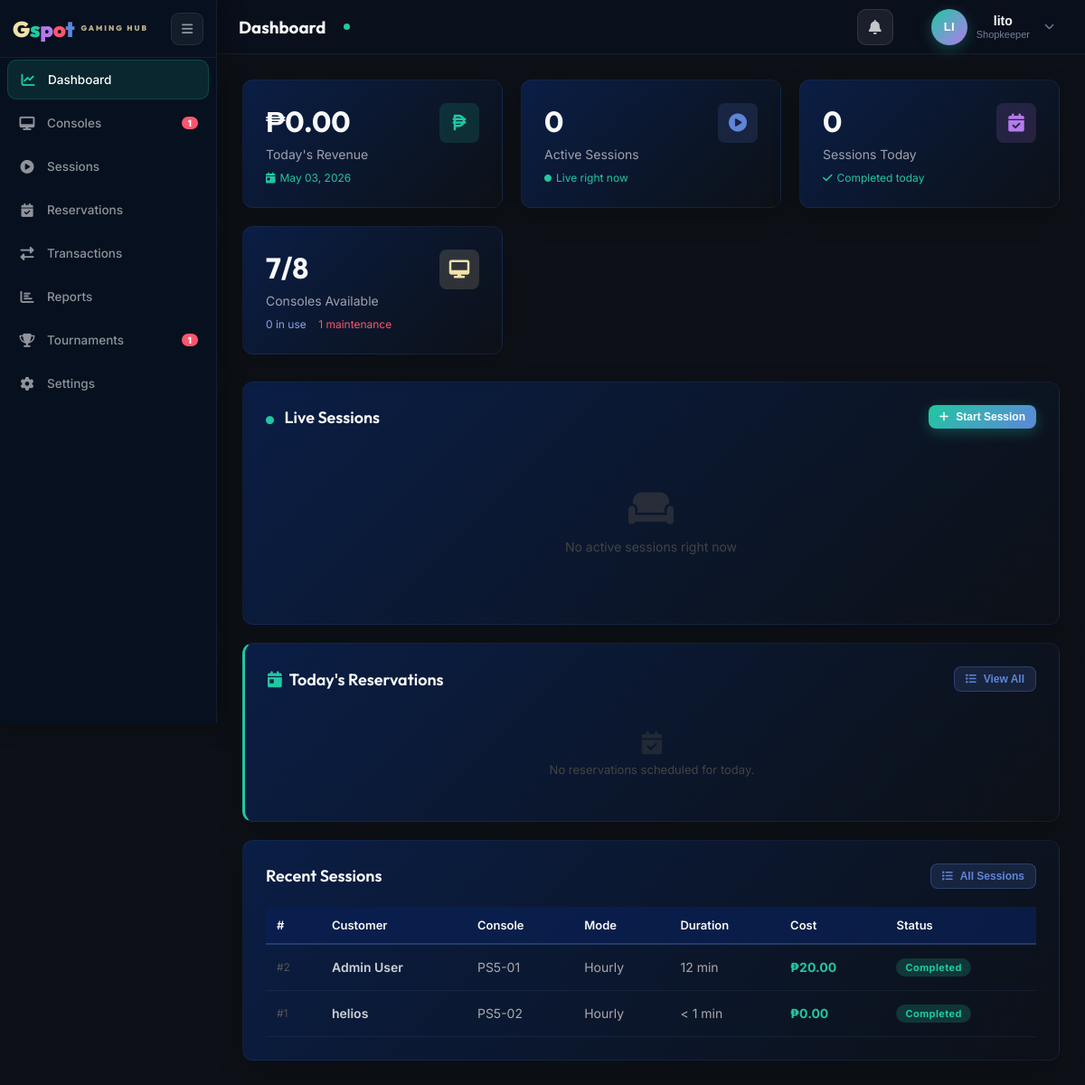
Screenshot of /admin.php (signed in) with the database file from the repository.
### tables this page shows
CREATE TABLE `gaming_sessions` (
  `session_id` int(11) NOT NULL,
  `user_id` int(11) NOT NULL,
  `console_id` int(11) NOT NULL,
  `rental_mode` enum('hourly','open_time','unlimited') NOT NULL,
  `planned_minutes` int(11) DEFAULT NULL,
  `start_time` datetime NOT NULL DEFAULT current_timestamp(),
  `end_time` datetime DEFAULT NULL,
  `duration_minutes` int(11) DEFAULT NULL,
  `hourly_rate` decimal(10,2) NOT NULL DEFAULT 0.00,
  `total_cost` decimal(10,2) DEFAULT NULL,
  `status` enum('active','completed','cancelled') NOT NULL DEFAULT 'active',
  `payment_status` enum('paid','unpaid','partial') DEFAULT NULL,
  `created_by` int(11) NOT NULL,
  `created_at` datetime NOT NULL DEFAULT current_timestamp(),
  `extended_minutes` int(11) NOT NULL DEFAULT 0 COMMENT 'Total minutes added via approved extensions'
);

CREATE TABLE `users` (
  `user_id` int(11) NOT NULL,
  `email` varchar(100) NOT NULL,
  `password_hash` varchar(255) NOT NULL,
  `full_name` varchar(100) NOT NULL,
  `phone` varchar(20) DEFAULT NULL,
  `role` enum('customer','shopkeeper','owner','walkin') NOT NULL DEFAULT 'customer',
  `status` enum('active','inactive') NOT NULL DEFAULT 'active',
  `email_verified` tinyint(1) NOT NULL DEFAULT 0,
  `verification_token` varchar(64) DEFAULT NULL,
  `verification_expires` datetime DEFAULT NULL,
  `reset_token` varchar(64) DEFAULT NULL,
  `reset_expires` datetime DEFAULT NULL,
  `created_at` datetime NOT NULL DEFAULT current_timestamp(),
  `consecutive_cancellations` tinyint(3) UNSIGNED NOT NULL DEFAULT 0,
  `reservation_banned_until` datetime DEFAULT NULL
);

CREATE TABLE `consoles` (
  `console_id` int(11) NOT NULL,
  `console_name` varchar(50) NOT NULL,
  `console_type` enum('PS5','PS4','Xbox Series X') NOT NULL,
  `unit_number` varchar(10) NOT NULL,
  `status` enum('available','in_use','maintenance') NOT NULL DEFAULT 'available',
  `hourly_rate` decimal(10,2) NOT NULL DEFAULT 0.00,
  `created_at` datetime NOT NULL DEFAULT current_timestamp()
);

### includes/db_functions.php (called while the page is built, shortened)
<?php
require_once __DIR__ . '/db_config.php';
function getConsoles($status = null, $type = null) {
    global $conn;
    $sql = "SELECT * FROM consoles WHERE 1=1";
    $params = [];
    $types = "";
    if ($status) {
        $sql .= " AND status = ?";
        $params[] = $status;
        $types .= "s";
    }
    $sql .= " ORDER BY console_type, unit_number";
    $stmt = $conn->prepare($sql);
    if (!empty($params)) {
        $stmt->bind_param($types, ...$params);
    }
    $stmt->execute();
    return $stmt->get_result()->fetch_all(MYSQLI_ASSOC);
}
function getActiveSessions() {
    global $conn;
    $sql = "SELECT gs.*, u.full_name AS customer_name, c.console_name, c.console_type, c.unit_number,
                   COALESCE((SELECT SUM(t.amount) FROM transactions t WHERE t.session_id = gs.session_id AND t.amount > 0), 0) AS upfront_paid,
                   COALESCE((SELECT SUM(ABS(t.amount)) FROM transactions t WHERE t.session_id = gs.session_id AND t.amount < 0), 0) AS refunded_amount
            FROM gaming_sessions gs
            JOIN users u ON gs.user_id = u.user_id
            JOIN consoles c ON gs.console_id = c.console_id
            WHERE gs.status = 'active'
            ORDER BY gs.start_time DESC";
    $result = $conn->query($sql);
    return $result->fetch_all(MYSQLI_ASSOC);
}
function getDailySalesReport($date) {
    global $conn;
    $stmt = $conn->prepare(
        "SELECT COUNT(*) AS total_sessions,
                SUM(total_cost) AS total_revenue,
                AVG(duration_minutes) AS avg_duration,
                SUM(CASE WHEN rental_mode = 'hourly' THEN 1 ELSE 0 END) AS hourly_sessions,
                SUM(CASE WHEN rental_mode = 'open_time' THEN 1 ELSE 0 END) AS open_time_sessions,
                SUM(CASE WHEN rental_mode = 'unlimited' THEN 1 ELSE 0 END) AS unlimited_sessions
         FROM gaming_sessions
         WHERE DATE(start_time) = ? AND status = 'completed'"
    );
    $stmt->bind_param("s", $date);
    $stmt->execute();
    return $stmt->get_result()->fetch_assoc();
}
?>

### admin_sections/dashboard.php (shortened to what this page needs)
<div class="page active" id="dashboard">
    <div class="stats-grid">
        <div class="stat-card">
            <div class="stat-card-header">
                <div>
                    <div class="stat-value">₱<?= number_format($todayRevenue, 2) ?></div>
                    <div class="stat-label">Today's Revenue</div>
                </div>
                <div class="stat-icon revenue"><i class="fas fa-peso-sign"></i></div>
            </div>
            <div class="stat-change up"><i class="fas fa-calendar-day"></i> <?= date('F d, Y') ?></div>
        </div>
        <div class="stat-card">
            <div class="stat-card-header">
                <div>
                    <div class="stat-value"><?= $activeCount ?></div>
                    <div class="stat-label">Active Sessions</div>
                </div>
                <div class="stat-icon sessions"><i class="fas fa-play-circle"></i></div>
            </div>
            <div class="stat-change up"><i class="fas fa-circle" style="color:#20c8a1;font-size:8px"></i> Live right now</div>
        </div>
        <div class="stat-card">
            <div class="stat-card-header">
                <div>
                    <div class="stat-value"><?= $todayBookings ?></div>
                    <div class="stat-label">Sessions Today</div>
                </div>
                <div class="stat-icon bookings"><i class="fas fa-calendar-check"></i></div>
            </div>
            <div class="stat-change up"><i class="fas fa-check"></i> Completed today</div>
        </div>
        <div class="stat-card">
            <div class="stat-card-header">
                <div>
                    <div class="stat-value"><?= $availableCount ?>/<?= count($allConsoles) ?></div>
                    <div class="stat-label">Consoles Available</div>
                </div>
                <div class="stat-icon consoles"><i class="fas fa-desktop"></i></div>
            </div>
            <div class="stat-change up">
                <span style="color:#8aa4e8"><?= $inUseCount ?> in use</span> &nbsp;
                <span style="color:#fb566b"><?= $maintenanceCount ?> maintenance</span>
            </div>
        </div>
    </div>
    <div class="card">
        <div class="card-header">
            <h3 class="card-title">
                <i class="fas fa-circle" style="color:#20c8a1;font-size:9px;margin-right:8px;animation:livePulse 2s ease infinite;"></i>
                Live Sessions
            </h3>
            <button class="btn btn-primary btn-sm" onclick="openModal('startSession')">
                <i class="fas fa-plus"></i> Start Session
            </button>
        </div>
        <?php if (empty($activeSessions)): ?>
            <div class="empty-state">
                <i class="fas fa-couch"></i>
                <p>No active sessions right now</p>
            </div>
        <?php endif; ?>
    </div>
    <?php
    $todayRes = array_filter($upcomingReservations, fn($r) => $r['reserved_date'] === date('Y-m-d'));
    $todayRes = array_slice(array_values($todayRes), 0, 6);
    ?>
    <div class="card" style="border-left:3px solid #20c8a1;">
        <div class="card-header">
            <div style="display:flex;align-items:center;gap:10px;">
                <h3 class="card-title" style="margin:0;">
                    <i class="fas fa-calendar-day" style="color:#20c8a1;margin-right:8px;"></i>Today's Reservations
                </h3>
            </div>
            <button class="btn btn-secondary btn-sm" onclick="showPage('reservations', document.querySelector('.nav-item[onclick*=\'reservations\']'))">
                <i class="fas fa-list"></i> View All
            </button>
        </div>
        <?php if (empty($todayRes)): ?>
        <div style="padding:24px;text-align:center;color:#444;font-size:13px;">
            <i class="fas fa-calendar-check" style="font-size:1.6rem;display:block;margin-bottom:8px;opacity:.4;"></i>
            No reservations scheduled for today.
        </div>
        <?php endif; ?>
    </div>
    <div class="card">
        <div class="card-header">
            <h3 class="card-title">Recent Sessions</h3>
            <button class="btn btn-secondary btn-sm" onclick="showPage('sessions', document.querySelector('.nav-item[onclick*=\'sessions\']'))">
                <i class="fas fa-list"></i> All Sessions
            </button>
        </div>
        <table class="data-table">
            <thead><tr><th>#</th><th>Customer</th><th>Console</th><th>Mode</th><th>Duration</th><th>Cost</th><th>Status</th></tr></thead>
            <tbody>
            <?php foreach (array_slice($recentSessions, 0, 6) as $sess): ?>
            <tr>
                <td style="color:#555;font-size:12px">#<?= $sess['session_id'] ?></td>
                <td style="font-weight:600"><?= htmlspecialchars($sess['customer_name']) ?></td>
                <td style="color:#aaa"><?= htmlspecialchars($sess['unit_number']) ?></td>
                <td style="color:#aaa"><?= match($sess['rental_mode']) { 'open_time' => 'Open Time', default => ucfirst($sess['rental_mode']) } ?></td>
                <td style="color:#aaa"><?= $sess['duration_minutes'] !== null ? ($sess['duration_minutes'] > 0 ? $sess['duration_minutes'].' min' : '< 1 min') : '—' ?></td>
                <td style="color:#20c8a1;font-weight:700"><?= $sess['total_cost'] ? '₱'.number_format($sess['total_cost'],2) : '—' ?></td>
                <td><span class="badge <?= $sess['status'] ?>"><?= ucfirst($sess['status']) ?></span></td>
            </tr>
            <?php endforeach; ?>
            </tbody>
        </table>
    </div>
</div>

### assets/css/style.css (style rules this page uses)
:root { --color-primary: #0a2151; --color-secondary: #f1e1aa; --color-mint: #20c8a1; --color-purple: #b37bec; --color-coral: #fb566b; --color-blue: #5f85da; --color-dark: #0d1117; --color-light: #f8f9fa; --color-gray: #6c757d; --font-primary: "Inter", sans-serif; --font-heading: "Outfit", sans-serif; --transition: all 0.3s ease; --shadow-sm: 0 2px 10px rgba(0, 0, 0, 0.1); --shadow-md: 0 10px 30px rgba(0, 0, 0, 0.2); --shadow-lg: 0 20px 60px rgba(0, 0, 0, 0.3); }
* { margin: 0; padding: 0; box-sizing: border-box; }
body { font-family: var(--font-primary); color: var(--color-light); background-color: var(--color-dark); overflow-x: hidden; }
h1, h2, h3, h4, h5, h6 { font-family: var(--font-heading); font-weight: 700; }
.btn { font-weight: 600; padding: 0.75rem 1.8rem; border-radius: 50px; transition: var(--transition); border: none; }
.btn-sm { padding: 0.45rem 1.1rem; font-size: 0.85rem; border-radius: 50px; }
.btn-primary { background: linear-gradient(135deg, var(--color-mint), var(--color-blue)); color: black; }
.btn-secondary { background: transparent; border: 1.5px solid var(--color-mint); color: var(--color-mint); }
.stat-label { color: rgba(255, 255, 255, 0.6); font-size: 0.9rem; margin-top: 0.5rem; }

### assets/css/admin.css (style rules this page uses)
body { background: var(--color-dark); color: var(--color-light); }
.page { display: none; }
.page.active { display: block; animation: fadeIn 0.5s ease forwards; }
.stats-grid { display: grid; grid-template-columns: repeat(auto-fit, minmax(250px, 1fr)); gap: 20px; margin-bottom: 30px; }
.stat-card { background: linear-gradient(135deg, rgba(10, 33, 81, 0.8), rgba(13, 17, 23, 0.8)); padding: 25px; border-radius: 12px; box-shadow: var(--shadow-md); border: 1px solid rgba(95, 133, 218, 0.1); transition: var(--transition); }
.stat-card-header { display: flex; justify-content: space-between; align-items: center; margin-bottom: 15px; }
.stat-icon { width: 50px; height: 50px; border-radius: 12px; display: flex; align-items: center; justify-content: center; font-size: 24px; }
.stat-icon.revenue { background: linear-gradient(135deg, rgba(32, 200, 161, 0.2), rgba(32, 200, 161, 0.05)); color: var(--color-mint); }
.stat-icon.sessions { background: linear-gradient(135deg, rgba(95, 133, 218, 0.2), rgba(95, 133, 218, 0.05)); color: var(--color-blue); }
.stat-icon.bookings { background: linear-gradient(135deg, rgba(179, 123, 236, 0.2), rgba(179, 123, 236, 0.05)); color: var(--color-purple); }
.stat-value { font-size: 32px; font-weight: 700; color: var(--color-light); margin-bottom: 5px; font-family: var(--font-heading); }
.stat-label { color: rgba(255, 255, 255, 0.6); font-size: 14px; }
.stat-change { font-size: 13px; margin-top: 10px; display: flex; align-items: center; gap: 5px; }
.stat-change.up { color: var(--color-mint); }
.card { background: linear-gradient(135deg, rgba(10, 33, 81, 0.8), rgba(13, 17, 23, 0.8)); border-radius: 12px; padding: 25px; box-shadow: var(--shadow-md); margin-bottom: 20px; border: 1px solid rgba(95, 133, 218, 0.1); }
.card-header { display: flex; justify-content: space-between; align-items: center; margin-bottom: 20px; }
.card-title { font-size: 18px; font-weight: 600; color: var(--color-light); font-family: var(--font-heading); }
.data-table { width: 100%; border-collapse: collapse; }
.data-table th { background: rgba(10, 33, 81, 0.5); padding: 12px; text-align: left; font-weight: 600; color: var(--color-light); font-size: 13px; border-bottom: 2px solid rgba(95, 133, 218, 0.3); }
.data-table td { padding: 15px 12px; border-bottom: 1px solid rgba(95, 133, 218, 0.1); color: rgba(255, 255, 255, 0.8); font-size: 14px; }
.btn { padding: 10px 20px; border: none; border-radius: 8px; cursor: pointer; font-weight: 600; font-size: 14px; transition: var(--transition); display: inline-flex; align-items: center; gap: 8px; }
.btn-primary { background: linear-gradient(135deg, var(--color-mint), var(--color-blue)); color: white; box-shadow: 0 4px 15px rgba(32, 200, 161, 0.3); }
.btn-secondary { background: rgba(95, 133, 218, 0.15); color: var(--color-blue); border: 1px solid rgba(95, 133, 218, 0.3); }
.btn-sm { padding: 6px 12px; font-size: 12px; }
.badge { padding: 4px 10px; border-radius: 12px; font-size: 12px; font-weight: 600; }

### rows the page displays
gaming_sessions: session_id "2", user.full_name "Admin User", console.unit_number "PS5-01", rental_mode "Hourly", duration_minutes "12", total_cost "20.00", status "Completed"
gaming_sessions: session_id "1", user.full_name "helios", console.unit_number "PS5-02", rental_mode "Hourly", duration_minutes "< 1 min", total_cost "0.00", status "Completed"

### other values shown
$maintenanceCount "1"
$openTourCount "1"
getUserInitials() "LI"
$user['full_name'] "lito"
getRoleBadge() "Shopkeeper"
$todayRevenue "0.00"
$activeCount "0"
$todayBookings "0"
$availableCount "7"
count($allConsoles) "8"
$inUseCount "0"
